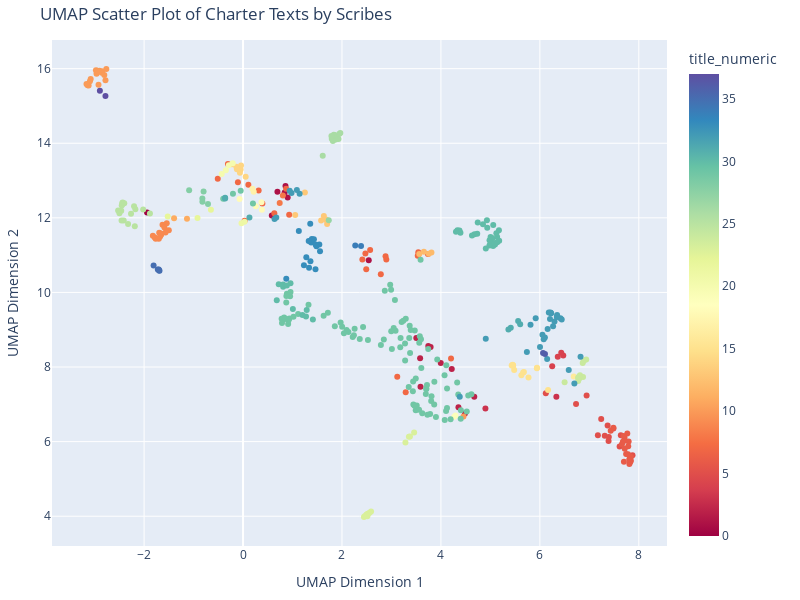

Here is the notebook cell this chart was saved with:
### Code cell
import plotly.express as px
import pandas as pd

# Map categorical titles to a numeric scale for coloring
sub_df['title_numeric'] = pd.Categorical(sub_df['title']).codes

# Add UMAP coordinates back to the dataframe for ease of access
sub_df['UMAP Dimension 1'] = X_umap[:, 0]
sub_df['UMAP Dimension 2'] = X_umap[:, 1]

# Use a color scale based on the numeric mapping of titles
fig = px.scatter(sub_df, x='UMAP Dimension 1', y='UMAP Dimension 2', 
                 color='title_numeric', hover_data=['title'], 
                 labels={'title': 'title'}, 
                 color_continuous_scale='Spectral')  # You can change 'Viridis' to any other scale

# Add title and axis labels
fig.update_layout(title='UMAP Scatter Plot of Charter Texts by Scribes',
                  xaxis_title='UMAP Dimension 1',
                  yaxis_title='UMAP Dimension 2',
                  width=800,  # Adjust width
                  height=600,  # Adjust height to make it square
                  margin=dict(l=40, r=40, t=40, b=40)  # Adjust margins to avoid clipping
)

# Show interactive plot
fig.show()

### Figure 1 — Plotly figure (JSON) as saved in the notebook; plotly's stock layout.template omitted (floating-point values rounded to 4 significant figures; data arrays with more than 128 entries replaced by an {"elided": "..."} marker saying what was removed)
{"data": [{"customdata": {"elided": "425x1 str values"}, "hovertemplate": "UMAP Dimension 1=%{x}<br>UMAP Dimension 2=%{y}<br>title=%{customdata[0]}<br>title_numeric=%{marker.color}<extra></extra>", "legendgroup": "", "marker": {"color": {"elided": "425 int values"}, "coloraxis": "coloraxis", "symbol": "circle"}, "mode": "markers", "name": "", "orientation": "v", "showlegend": false, "type": "scatter", "x": {"elided": "425 float values"}, "xaxis": "x", "y": {"elided": "425 float values"}, "yaxis": "y"}], "layout": {"coloraxis": {"colorbar": {"title": {"text": "title_numeric"}}, "colorscale": [[0, "rgb(158,1,66)"], [0.1, "rgb(213,62,79)"], [0.2, "rgb(244,109,67)"], [0.3, "rgb(253,174,97)"], [0.4, "rgb(254,224,139)"], [0.5, "rgb(255,255,191)"], [0.6, "rgb(230,245,152)"], [0.7, "rgb(171,221,164)"], [0.8, "rgb(102,194,165)"], [0.9, "rgb(50,136,189)"], [1, "rgb(94,79,162)"]]}, "height": 600, "legend": {"tracegroupgap": 0}, "margin": {"b": 40, "l": 40, "r": 40, "t": 40}, "title": {"text": "UMAP Scatter Plot of Charter Texts by Scribes"}, "width": 800, "xaxis": {"anchor": "y", "domain": [0, 1], "title": {"text": "UMAP Dimension 1"}}, "yaxis": {"anchor": "x", "domain": [0, 1], "title": {"text": "UMAP Dimension 2"}}}}
